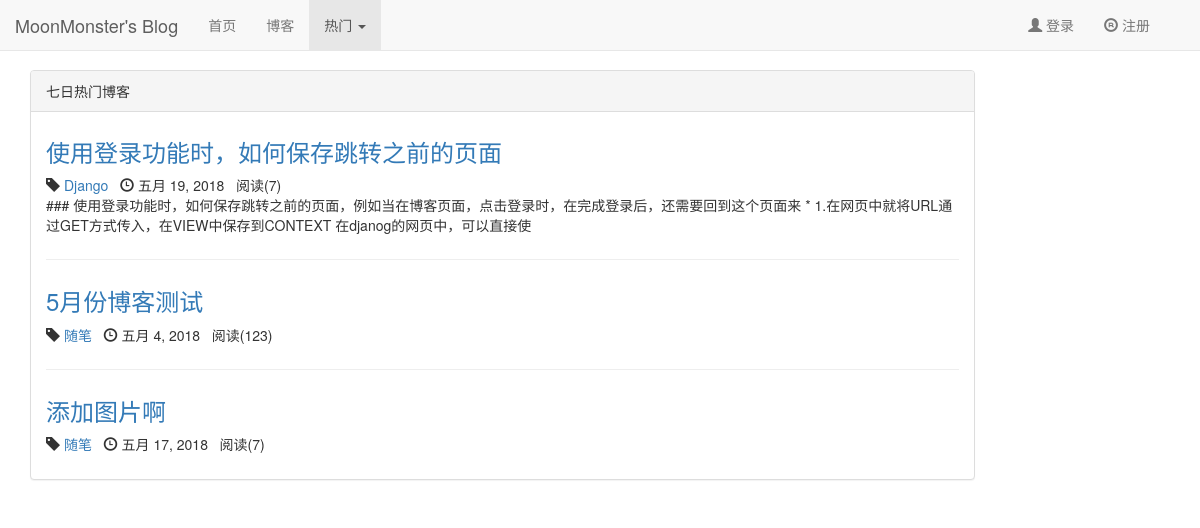
The page /blog/hot/2 on the database as committed earlier.
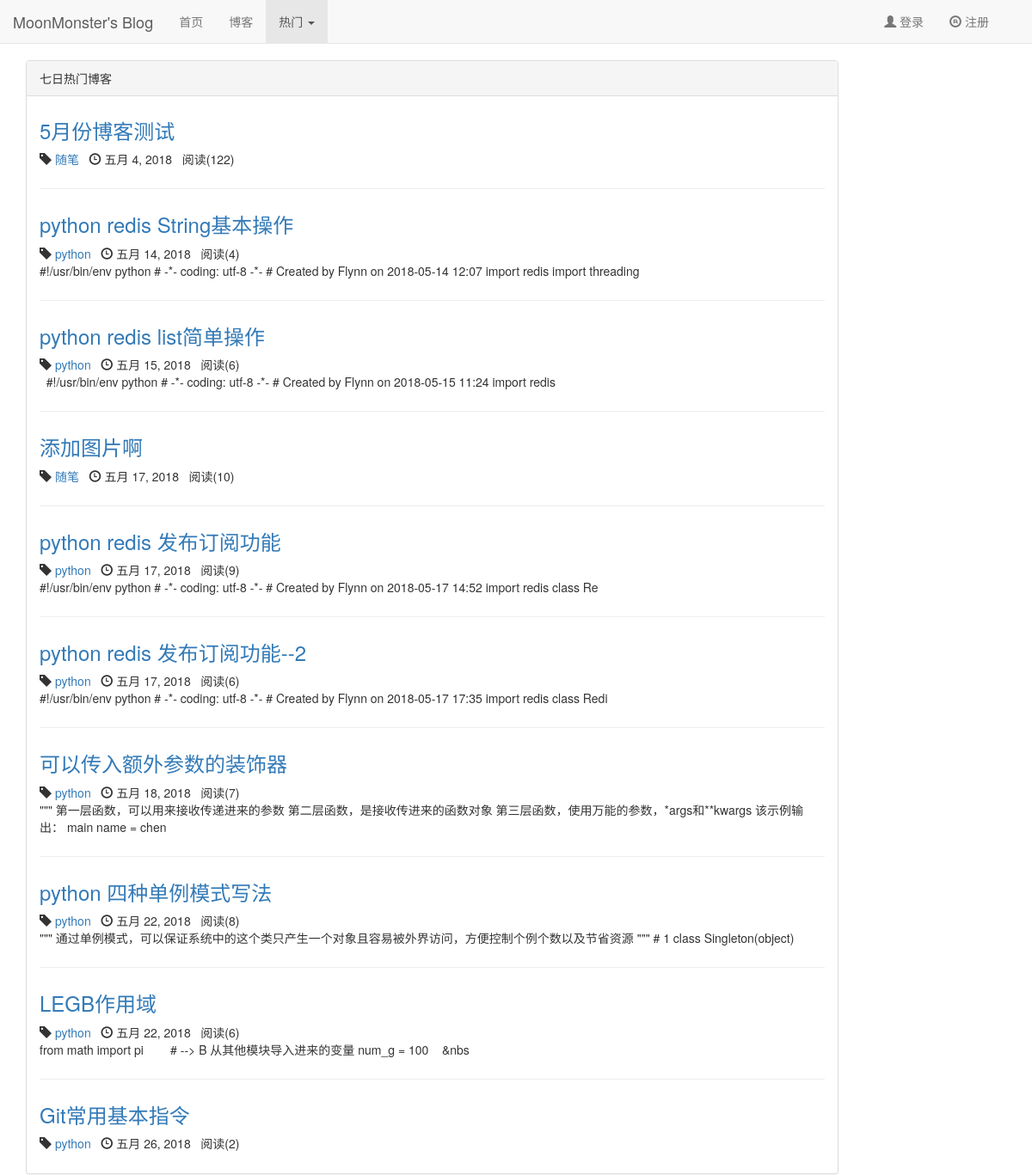
The same page on the database as committed later.
### apps/blog/models.py (models this page shows, shortened)
class Blog(models.Model, ReadNumExpandMethod):
	title = models.CharField(max_length=50)
	content = RichTextUploadingField()
	author = models.ForeignKey(User, on_delete=models.DO_NOTHING)
	blog_type = models.ForeignKey(BlogType, on_delete=models.DO_NOTHING)
	created_time = models.DateTimeField(auto_now_add=True)
	last_update_time = models.DateTimeField(auto_now=True)
	read_details = GenericRelation(ReadDetail)
	def __str__(self):
		return '<Blog:%s>' % self.title
	class Meta:
		ordering = ['-created_time']

class BlogType(models.Model):
	type_name = models.CharField(max_length=50)

### apps/read_statistics/models.py (models this page shows)
class ReadNum(models.Model):
	read_num = models.IntegerField(default=0)
	content_type = models.ForeignKey(ContentType, on_delete=models.DO_NOTHING)
	object_id = models.PositiveIntegerField()
	content_object = GenericForeignKey('content_type', 'object_id')

### apps/blog/views.py (the view)
# urls.py: path('hot/<int:type>', views.blogs_hot, name='blog_hot'),
def blogs_hot(request, type):
	blog_content_type = ContentType.objects.get_for_model(Blog)
	context = get_datas_from_cache(blog_content_type, type)
	print('-' * 80)
	for data in context['hot_datas']:
		print(data)
	print('-' * 80)
	return render(request, 'blog/blog_hot.html', context=context)

### apps/read_statistics/models.py (called while the page is built)
	def get_read_num(self):
		try:
			ct = ContentType.objects.get_for_model(self)
			readnum = ReadNum.objects.get(content_type=ct, object_id=self.pk)
			return readnum.read_num
		except exceptions.ObjectDoesNotExist:
			return 0

### apps/read_statistics/utils.py (called while the page is built)
def get_7_days_hot_blogs():
	today = timezone.now().date()
	date = today - datetime.timedelta(days=7)
	blogs = Blog.objects \
		.filter(read_details__date__lt=today, read_details__date__gte=date) \
		.values('id', 'title') \
		.annotate(read_num_sum=Sum('read_details__read_num')) \
		.order_by('-read_details__read_num')
	return blogs[:10]

### templates/blog/blog_hot.html (shortened to what this page needs)
{% extends 'base.html' %}
{% load staticfiles %}
{% load static %}
{% block header_extends %}
    <link rel="stylesheet" href="{% static 'css/blog/blog.css' %}">
{% endblock header_extends %}
{% block nav_hot_active %}
    active
{% endblock nav_hot_active %}
{% block content %}
    <div class="container">
        <div class="row">
            <div class="col-xs-12 col-sm-10 col-md-10 col-lg-10">
                <div class="panel panel-default">
                    <div class="panel-heading">
                        {{ hot_type }}
                    </div>
                    <div class="panel-body">
                        {% for blog in hot_datas %}
                            <div class="blog">
                                <a href="{% url 'blog_detail' blog.pk %}">
                                    <h3>{{ blog.title }}</h3>
                                </a>
                                <p class="blog-info">
                                    <span class="glyphicon glyphicon-tag"></span> <a
                                        href="{% url 'blogs_with_type' blog.blog_type.pk %}">{{ blog.blog_type.type_name }}</a>&nbsp;&nbsp;
                                    <span class="glyphicon glyphicon-time"></span> {{ blog.created_time|date }}&nbsp;&nbsp;
                                    阅读({{ blog.get_read_num }})
                                </p>
                                <p>{{ blog.content|safe|striptags|truncatechars:120 }}</p>
                            </div>
                        {% empty %}
                            <div class="blog">
                                <h3>--暂无博客，敬请期待--</h3>
                            </div>
                        {% endfor %}
                    </div>
                </div>
            </div>
        </div>
    </div>
{% endblock content %}

Rows that differ between the two databases and show on the page:
no longer on this page (row unchanged): Blog: title "使用登录功能时，如何保存跳转之前的页面", blog_type.type_name "Django", created_time "五月 19, 2018", get_read_num "7", content "### 使用登录功能时，如何保存跳转之前的页面，例如当在博客页面，点击登录时，在完成登录后，还需要回到这个页面来 * 1.在网页中就将URL通过GET方式传入，在VIEW中保存到CONTEXT 在djanog的网页中，可以直接使"
changed through a linked row, Blog "5月份博客测试": get_read_num "123" → "122"
now on this page (row unchanged): Blog: title "python redis String基本操作", blog_type.type_name "python", created_time "五月 14, 2018", get_read_num "4", content "#!/usr/bin/env python # -*- coding: utf-8 -*- # Created by Flynn on 2018-05-14 12:07 import redis import threading"
now on this page (row unchanged): Blog: title "python redis list简单操作", blog_type.type_name "python", created_time "五月 15, 2018", get_read_num "6", content "#!/usr/bin/env python # -*- coding: utf-8 -*- # Created by Flynn on 2018-05-15 11:24 import redis"
changed through a linked row, Blog "添加图片啊": get_read_num "7" → "10"
now on this page (row unchanged): Blog: title "python redis 发布订阅功能", blog_type.type_name "python", created_time "五月 17, 2018", get_read_num "9", content "#!/usr/bin/env python # -*- coding: utf-8 -*- # Created by Flynn on 2018-05-17 14:52 import redis class Re"
now on this page (row unchanged): Blog: title "python redis 发布订阅功能--2", blog_type.type_name "python", created_time "五月 17, 2018", get_read_num "6", content "#!/usr/bin/env python # -*- coding: utf-8 -*- # Created by Flynn on 2018-05-17 17:35 import redis class Redi"
now on this page (row unchanged): Blog: title "可以传入额外参数的装饰器", blog_type.type_name "python", created_time "五月 18, 2018", get_read_num "7", content "\"\"\" 第一层函数，可以用来接收传递进来的参数 第二层函数，是接收传进来的函数对象 第三层函数，使用万能的参数，*args和**kwargs 该示例输出： main name = chen"
added Blog: title "python 四种单例模式写法", blog_type.type_name "python", created_time "五月 22, 2018", get_read_num "8", content "\"\"\" 通过单例模式，可以保证系统中的这个类只产生一个对象且容易被外界访问，方便控制个例个数以及节省资源 \"\"\" # 1 class Singleton(object)"
added Blog: title "LEGB作用域", blog_type.type_name "python", created_time "五月 22, 2018", get_read_num "6", content "from math import pi # --> B 从其他模块导入进来的变量 num_g = 100 &nbs"
added Blog: title "Git常用基本指令", blog_type.type_name "python", created_time "五月 26, 2018", get_read_num "2"
